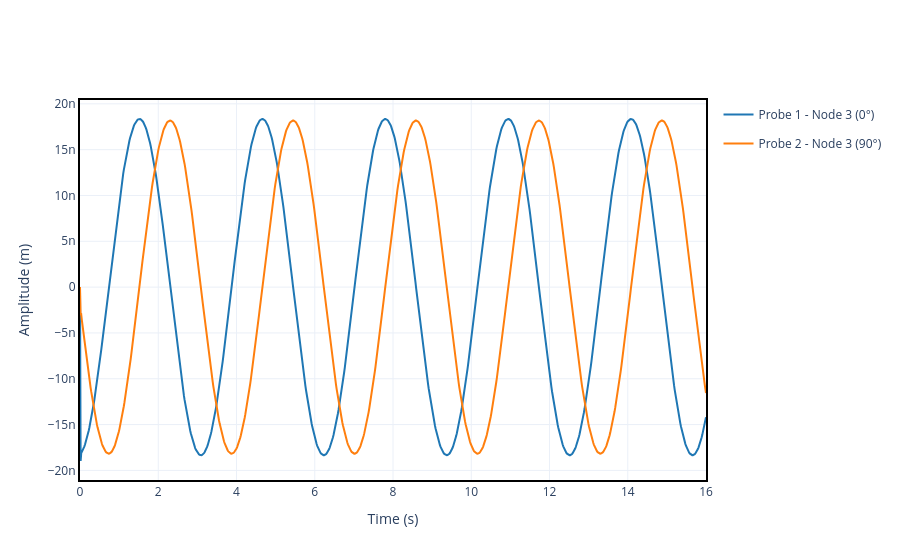

Notebook source saved alongside this figure:
### Markdown cell above
#### Ploting time response for list of probes

### Code cell
probe1 = Probe(3, 0)  # node 3, orientation 0° (X dir.)
probe2 = Probe(3, Q_(90, "deg"))  # node 3, orientation 90°(Y dir.)

response3.plot_1d(probe=[probe1, probe2])

### Figure 1 — Plotly figure (JSON) as saved in the notebook; plotly's stock layout.template omitted (floating-point values rounded to 4 significant figures; data arrays with more than 128 entries replaced by an {"elided": "..."} marker saying what was removed)
{"data": [{"hovertemplate": "Time (s): %{x:.2f}<br>Amplitude (m): %{y:.2e}", "legendgroup": "Probe 1 - Node 3 (0°)", "mode": "lines", "name": "Probe 1 - Node 3 (0°)", "showlegend": true, "type": "scatter", "x": {"elided": "1001 float values"}, "y": {"elided": "1001 float values"}}, {"hovertemplate": "Time (s): %{x:.2f}<br>Amplitude (m): %{y:.2e}", "legendgroup": "Probe 2 - Node 3 (90°)", "mode": "lines", "name": "Probe 2 - Node 3 (90°)", "showlegend": true, "type": "scatter", "x": {"elided": "1001 float values"}, "y": {"elided": "1001 float values"}}], "layout": {"xaxis": {"title": {"text": "Time (s)"}}, "yaxis": {"title": {"text": "Amplitude (m)"}}}}
